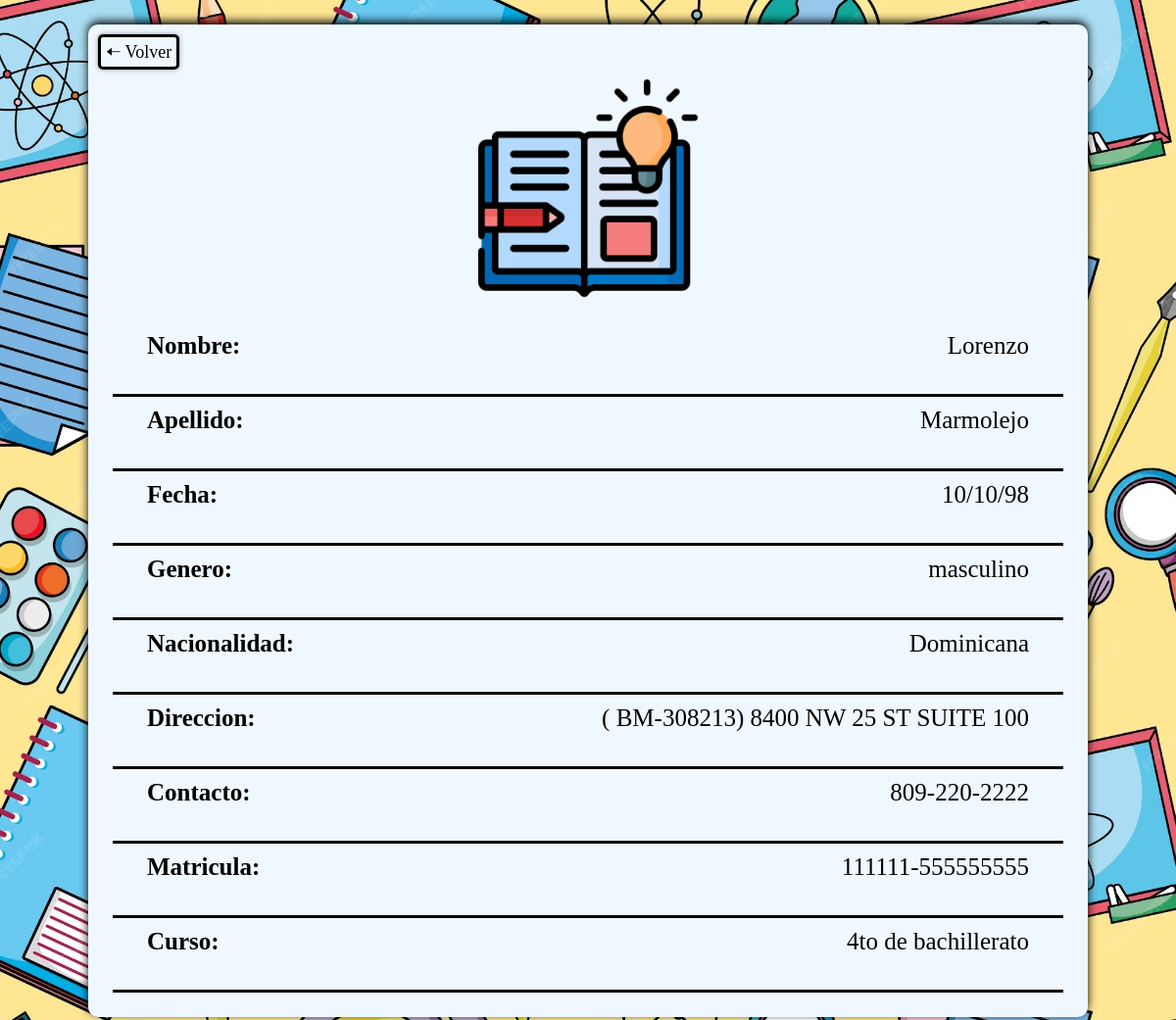
The app's page /ver/4 with its own data.
### base/models.py (models this page shows, shortened)
class Registro(models.Model):
    OPCIONES_GENERO = [
        ('masculino', 'Masculino'),
        ('femenino', 'Femenino'),
    ]
    OPCIONES_NACIONALIDAD = [
        ('Dominicana', 'Dominicana'),
        ('Haitiana', 'Haitiana'),
        ('Venezolana', 'Venezolana'),
        ('Colombiana', 'Colombiana'),
        ('Peruana', 'Peruana'),
    ]
    OPCIONES_CURSO = [
        ('1ro de bachillerato', '1ro de bachillerato'),
        ('2do de bachillerato', '2do de bachillerato'),
        ('3ro de bachillerato', '3ro de bachillerato'),
        ('4to de bachillerato', '4to de bachillerato'),
        ('5to de bachillerato', '5to de bachillerato'),
        ('6to de bachillerato', '6to de bachillerato'),
    ]
    nombre = models.CharField(max_length=100, null=True, blank=True)
    apellido = models.CharField(max_length=100, null=True, blank=True)
    fecha = models.CharField(max_length=100, null=True, blank=True)
    genero = models.CharField(max_length=15, choices=OPCIONES_GENERO, null=True, blank=True)
    nacionalidad = models.CharField(max_length=100, choices=OPCIONES_NACIONALIDAD, default="Dominicana", null=True, blank=True)
    direccion = models.CharField(max_length=100, null=True, blank=True)
    contacto = models.CharField(max_length=15, null=True, blank=True)
    matricula = models.CharField(max_length=50, null=True, blank=True)
    curso = models.CharField(max_length=50, choices=OPCIONES_CURSO, null=True, blank=True)

### base/views.py (the view)
# urls.py: path('ver/<int:pk>', Ver.as_view(), name="ver"),
class Ver(DetailView):
    model = Registro
    template_name = "base/ver.html"
    context_object_name = "registro"

### base/templates/base/ver.html (shortened to what this page needs)
{% extends "base/basico.html" %}
{% block contenido %}
{% load static %}
<!DOCTYPE html>
<head>
</head>
<body>
    <div class="cuerpo">
        <a href="{% url 'inicio' %}" class="volver">&#x1F820; Volver</a>
        <div class="contenedor_imagen">
            <img src="{% static 'base/img/libro-abierto-512.png' %}" alt="icono" class="imagen">
        </div>
        <div class="lista_completa">
            <div class="contenido_ver">
                <h2 class="negrita">Nombre:</h2>
                <h2>{{registro.nombre}}</h2>
            </div>
            <div class="contenido_ver">
                <h2 class="negrita">Apellido:</h2>
                <h2>{{registro.apellido}}</h2>
            </div>
            <div class="contenido_ver">
                <h2 class="negrita">Fecha:</h2>
                <h2>{{registro.fecha}}</h2>
            </div>
            <div class="contenido_ver">
                <h2 class="negrita">Genero:</h2>
                <h2>{{registro.genero}}</h2>
            </div>
            <div class="contenido_ver">
                <h2 class="negrita">Nacionalidad:</h2>
                <h2>{{registro.nacionalidad}}</h2>
            </div>
            <div class="contenido_ver">
                <h2 class="negrita">Direccion:</h2>
                <h2>{{registro.direccion}}</h2>
            </div>
            <div class="contenido_ver">
                <h2 class="negrita">Contacto:</h2>
                <h2>{{registro.contacto}}</h2>
            </div>
            <div class="contenido_ver">
                <h2 class="negrita">Matricula:</h2>
                <h2>{{registro.matricula}}</h2>
            </div>
            <div class="contenido_ver">
                <h2 class="negrita">Curso:</h2>
                <h2>{{registro.curso}}</h2>
            </div>
        </div>
    </div>
</body>
</html>
{% endblock %}

### base/static/base/estilo1.css (style rules this page uses)
.cuerpo { background-color: aliceblue; margin: 25px auto; width: 85%; box-shadow: 0px -3px 10px rgba(0, 0, 0, 1); border-radius: 10px; }
.lista_completa { padding: 0px 25px 25px; }
.lista_completa h2 { padding: 0px 25px 25px; }
.contenedor_imagen { display: flex; align-items: center; justify-content: center; }
.imagen { background-color: aliceblue; width: 22%; margin: 25px; }
h2 { font-weight: normal; font-size: 25px; margin: 10px; }
.negrita { font-weight: bold; }
.contenido_ver { display: flex; justify-content: space-between; border-bottom: 3px solid; }
.volver { text-decoration: none; color: black; position: relative; top: 15px; left: 10px; border: black solid 3px; border-radius: 5px; font-size: 18px; padding: 5px; box-shadow: 0px 0px 5px rgba(0, 0, 0, 0.4); }

### records on screen
Registro: nombre "Lorenzo", apellido "Marmolejo", fecha "10/10/98", genero "masculino", nacionalidad "Dominicana", direccion "( BM-308213) 8400 NW 25 ST SUITE 100", contacto "809-220-2222", matricula "111111-555555555", curso "4to de bachillerato"
